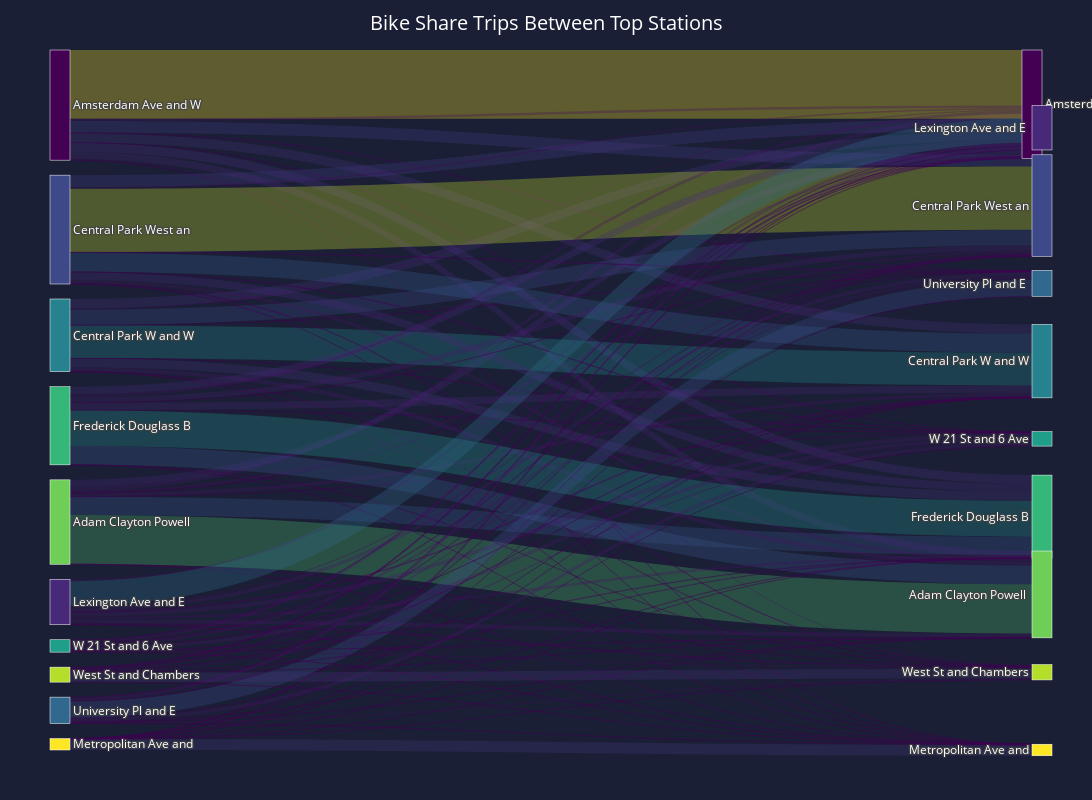

The cell this chart's notebook holds for it:
### Markdown cell above
#### Sankey diagram option 2

### Code cell
import pandas as pd
import numpy as np
import plotly.graph_objects as go
import plotly.express as px
import os

# [Previous helper functions remain the same until create_sankey_diagram]

def create_sankey_diagram(flow_data, station_names, output_path):
    n_stations = len(station_names)
    
    # Create node labels (left and right sides)
    node_labels = station_names + station_names
    
    # Create node x-coordinates (0 for left side, 1 for right side)
    node_x = [0]*n_stations + [1]*n_stations
    
    # Create color scale using Viridis
    viridis_colors = px.colors.sequential.Viridis
    # Get colors evenly spaced across the Viridis colorscale
    colors = [viridis_colors[int(i)] for i in np.linspace(0, len(viridis_colors)-1, n_stations)]
    node_colors = colors * 2  # Same colors for both sides
    
    # Calculate link colors based on value
    max_value = flow_data['value'].max()
    min_value = flow_data['value'].min()
    
    # Create properly formatted rgba colors for links
    link_colors = []
    for val in flow_data['value']:
        # Get color from Viridis scale
        norm_val = (val - min_value) / (max_value - min_value)
        rgb_color = px.colors.sample_colorscale('Viridis', norm_val)[0]
        # Convert to rgba with transparency
        rgba_color = rgb_color.replace('rgb', 'rgba').replace(')', ', 0.3)')
        link_colors.append(rgba_color)
    
    # Create Sankey diagram
    fig = go.Figure(data=[go.Sankey(
        node = dict(
            pad = 15,
            thickness = 20,
            line = dict(color = "white", width = 0.5),
            label = node_labels,
            color = node_colors,
            x = node_x,
            y = [y for y in np.linspace(0, 1, n_stations)]*2
        ),
        link = dict(
            source = flow_data['source_idx'],
            target = flow_data['target_idx'],
            value = flow_data['value'],
            color = link_colors
        )
    )])

    # Update layout with dark theme
    fig.update_layout(
        title={
            'text': "Bike Share Trips Between Top Stations",
            'y':0.98,
            'x':0.5,
            'xanchor': 'center',
            'yanchor': 'top',
            'font': dict(color='white', size=20)
        },
        font=dict(
            color='white',
            size=12
        ),
        height=800,
        width=1200,
        paper_bgcolor='#1a1f35',
        plot_bgcolor='#1a1f35',
        margin=dict(t=50, l=50, r=50, b=50)
    )
    
    # Save the figure
    fig.write_html(output_path)
    
    return fig

# [Rest of the code remains the same]


def main():
    try:
        # Create charts directory if it doesn't exist
        charts_dir = os.path.join('site', 'charts')
        os.makedirs(charts_dir, exist_ok=True)
        
        # Clean the data
        print("Cleaning data...")
        df_clean = df.dropna(subset=['start_station_name', 'end_station_name'])
        df_cleaned = clean_station_names(df_clean)
        
        # Get top stations
        print("Getting top stations...")
        top_stations = get_top_stations(df_cleaned, n=10)  # Adjust n for more/fewer stations
        
        # Create Sankey data
        print("Creating Sankey data...")
        flow_data, station_names = create_sankey_data(df_cleaned, top_stations)
        
        # Create and save the visualization
        print("Creating Sankey diagram...")
        html_path = os.path.join(charts_dir, 'bike_trips_sankey.html')
        fig = create_sankey_diagram(flow_data, station_names, html_path)
        
        print(f"Sankey diagram saved successfully at {html_path}!")
        
        # Display the figure in notebook (if you're using Jupyter)
        fig.show()
        
    except Exception as e:
        print(f"Error in main execution: {str(e)}")
        raise e

if __name__ == "__main__":
    main()

### Figure 1 — Plotly figure (JSON) as saved in the notebook; plotly's stock layout.template omitted (floating-point values rounded to 4 significant figures)
{"data": [{"link": {"color": ["rgba(79, 193, 106, 0.3)", "rgba(71, 35, 115, 0.3)", "rgba(70, 18, 100, 0.3)", "rgba(69, 13, 95, 0.3)", "rgba(57, 85, 139, 0.3)", "rgba(70, 23, 104, 0.3)", "rgba(68, 1, 84, 0.3)", "rgba(68, 2, 84, 0.3)", "rgba(68, 1, 84, 0.3)", "rgba(68, 1, 84, 0.3)", "rgba(72, 38, 118, 0.3)", "rgba(253, 231, 37, 0.3)", "rgba(70, 47, 123, 0.3)", "rgba(67, 57, 129, 0.3)", "rgba(70, 45, 123, 0.3)", "rgba(69, 13, 95, 0.3)", "rgba(68, 1, 84, 0.3)", "rgba(68, 4, 86, 0.3)", "rgba(68, 3, 86, 0.3)", "rgba(69, 7, 89, 0.3)", "rgba(70, 22, 103, 0.3)", "rgba(70, 48, 124, 0.3)", "rgba(36, 138, 141, 0.3)", "rgba(62, 73, 137, 0.3)", "rgba(70, 46, 123, 0.3)", "rgba(69, 8, 90, 0.3)", "rgba(68, 1, 84, 0.3)", "rgba(68, 2, 85, 0.3)", "rgba(68, 2, 85, 0.3)", "rgba(68, 2, 85, 0.3)", "rgba(70, 17, 98, 0.3)", "rgba(66, 59, 130, 0.3)", "rgba(55, 89, 140, 0.3)", "rgba(203, 225, 41, 0.3)", "rgba(72, 41, 121, 0.3)", "rgba(69, 9, 91, 0.3)", "rgba(68, 1, 84, 0.3)", "rgba(68, 4, 86, 0.3)", "rgba(68, 3, 86, 0.3)", "rgba(68, 5, 87, 0.3)", "rgba(56, 87, 139, 0.3)", "rgba(72, 40, 120, 0.3)", "rgba(72, 38, 118, 0.3)", "rgba(71, 29, 110, 0.3)", "rgba(33, 149, 139, 0.3)", "rgba(70, 16, 98, 0.3)", "rgba(68, 1, 84, 0.3)", "rgba(68, 2, 85, 0.3)", "rgba(68, 2, 84, 0.3)", "rgba(68, 1, 84, 0.3)", "rgba(70, 22, 103, 0.3)", "rgba(69, 11, 93, 0.3)", "rgba(69, 6, 89, 0.3)", "rgba(69, 9, 91, 0.3)", "rgba(70, 16, 98, 0.3)", "rgba(46, 111, 142, 0.3)", "rgba(68, 2, 85, 0.3)", "rgba(70, 21, 102, 0.3)", "rgba(70, 22, 104, 0.3)", "rgba(68, 6, 88, 0.3)", "rgba(68, 1, 84, 0.3)", "rgba(68, 1, 84, 0.3)", "rgba(68, 1, 84, 0.3)", "rgba(68, 1, 84, 0.3)", "rgba(68, 1, 84, 0.3)", "rgba(68, 2, 85, 0.3)", "rgba(68, 54, 127, 0.3)", "rgba(68, 2, 85, 0.3)", "rgba(68, 2, 85, 0.3)", "rgba(68, 1, 84, 0.3)", "rgba(68, 1, 84, 0.3)", "rgba(68, 4, 87, 0.3)", "rgba(68, 2, 85, 0.3)", "rgba(68, 4, 87, 0.3)", "rgba(68, 1, 84, 0.3)", "rgba(70, 18, 99, 0.3)", "rgba(68, 2, 85, 0.3)", "rgba(60, 77, 138, 0.3)", "rgba(70, 20, 102, 0.3)", "rgba(69, 8, 90, 0.3)", "rgba(68, 2, 85, 0.3)", "rgba(68, 4, 87, 0.3)", "rgba(68, 2, 85, 0.3)", "rgba(68, 4, 87, 0.3)", "rgba(68, 2, 85, 0.3)", "rgba(70, 16, 98, 0.3)", "rgba(68, 1, 84, 0.3)", "rgba(69, 14, 96, 0.3)", "rgba(70, 20, 101, 0.3)", "rgba(69, 8, 90, 0.3)", "rgba(68, 1, 84, 0.3)", "rgba(68, 5, 88, 0.3)", "rgba(68, 2, 85, 0.3)", "rgba(68, 4, 86, 0.3)", "rgba(68, 1, 84, 0.3)", "rgba(68, 5, 88, 0.3)", "rgba(68, 1, 84, 0.3)", "rgba(69, 9, 91, 0.3)", "rgba(69, 9, 92, 0.3)", "rgba(70, 48, 124, 0.3)"], "source": [7, 7, 7, 7, 7, 7, 7, 7, 7, 7, 0, 0, 0, 0, 0, 0, 0, 0, 0, 0, 4, 4, 4, 4, 4, 4, 4, 4, 4, 4, 2, 2, 2, 2, 2, 2, 2, 2, 2, 2, 6, 6, 6, 6, 6, 6, 6, 6, 6, 6, 1, 1, 1, 1, 1, 1, 1, 1, 1, 1, 9, 9, 9, 9, 9, 9, 9, 9, 9, 9, 3, 3, 3, 3, 3, 3, 3, 3, 3, 3, 5, 5, 5, 5, 5, 5, 5, 5, 5, 5, 8, 8, 8, 8, 8, 8, 8, 8, 8, 8], "target": [17, 10, 14, 12, 16, 11, 19, 13, 15, 18, 17, 10, 14, 12, 16, 11, 19, 13, 15, 18, 17, 10, 14, 12, 16, 11, 19, 13, 15, 18, 17, 10, 14, 12, 16, 11, 19, 13, 15, 18, 17, 10, 14, 12, 16, 11, 19, 13, 15, 18, 17, 10, 14, 12, 16, 11, 19, 13, 15, 18, 17, 10, 14, 12, 16, 11, 19, 13, 15, 18, 17, 10, 14, 12, 16, 11, 19, 13, 15, 18, 17, 10, 14, 12, 16, 11, 19, 13, 15, 18, 17, 10, 14, 12, 16, 11, 19, 13, 15, 18], "value": [24065, 3231, 1665, 1168, 8935, 2072, 5, 55, 20, 35, 3571, 33585, 4495, 5694, 4315, 1139, 19, 257, 217, 552, 1986, 4621, 16028, 7479, 4395, 648, 16, 130, 106, 136, 1506, 5889, 9383, 30985, 3900, 751, 14, 252, 175, 348, 9175, 3742, 3566, 2668, 17472, 1415, 4, 71, 52, 38, 2004, 919, 479, 755, 1428, 12175, 101, 1895, 2032, 458, 7, 17, 6, 12, 7, 78, 5320, 60, 56, 32, 45, 270, 87, 265, 47, 1600, 108, 8006, 1818, 672, 64, 302, 143, 336, 97, 1426, 37, 1225, 1783, 639, 18, 418, 69, 247, 39, 382, 23, 722, 791, 4619]}, "node": {"color": ["#440154", "#482878", "#3e4989", "#31688e", "#26828e", "#1f9e89", "#35b779", "#6ece58", "#b5de2b", "#fde725", "#440154", "#482878", "#3e4989", "#31688e", "#26828e", "#1f9e89", "#35b779", "#6ece58", "#b5de2b", "#fde725"], "label": ["Amsterdam Ave and W ", "Lexington Ave and E ", "Central Park West an", "University Pl and E ", "Central Park W and W", "W 21 St and 6 Ave", "Frederick Douglass B", "Adam Clayton Powell ", "West St and Chambers", "Metropolitan Ave and", "Amsterdam Ave and W ", "Lexington Ave and E ", "Central Park West an", "University Pl and E ", "Central Park W and W", "W 21 St and 6 Ave", "Frederick Douglass B", "Adam Clayton Powell ", "West St and Chambers", "Metropolitan Ave and"], "line": {"color": "white", "width": 0.5}, "pad": 15, "thickness": 20, "x": [0, 0, 0, 0, 0, 0, 0, 0, 0, 0, 1, 1, 1, 1, 1, 1, 1, 1, 1, 1], "y": [0, 0.1111, 0.2222, 0.3333, 0.4444, 0.5556, 0.6667, 0.7778, 0.8889, 1, 0, 0.1111, 0.2222, 0.3333, 0.4444, 0.5556, 0.6667, 0.7778, 0.8889, 1]}, "type": "sankey"}], "layout": {"font": {"color": "white", "size": 12}, "height": 800, "margin": {"b": 50, "l": 50, "r": 50, "t": 50}, "paper_bgcolor": "#1a1f35", "plot_bgcolor": "#1a1f35", "title": {"font": {"color": "white", "size": 20}, "text": "Bike Share Trips Between Top Stations", "x": 0.5, "xanchor": "center", "y": 0.98, "yanchor": "top"}, "width": 1200}}
